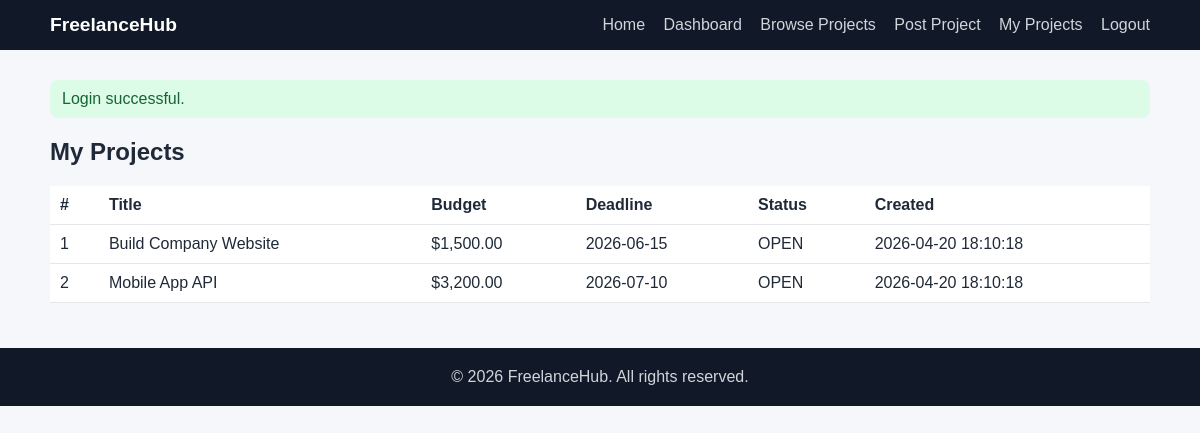
The page /my_projects.php (signed in) on the database its author committed.
### tables this page shows
CREATE TABLE projects (
    id INT UNSIGNED AUTO_INCREMENT PRIMARY KEY,
    title VARCHAR(180) NOT NULL,
    description TEXT NOT NULL,
    budget DECIMAL(12,2) NOT NULL,
    deadline DATE NOT NULL,
    skills_required VARCHAR(255) DEFAULT NULL,
    status ENUM('open', 'closed') NOT NULL DEFAULT 'open',
    posted_by INT UNSIGNED NOT NULL,
    created_at TIMESTAMP DEFAULT CURRENT_TIMESTAMP,
    CONSTRAINT fk_projects_user FOREIGN KEY (posted_by) REFERENCES users(id) ON DELETE CASCADE
);

### config/database.php (called while the page is built, shortened)
<?php
function getDbConnection(): PDO
{
    static $pdo = null;
    if ($pdo instanceof PDO) {
        return $pdo;
    }
    $dsn = 'mysql:host=' . DB_HOST . ';dbname=' . DB_NAME . ';charset=utf8mb4';
    $pdo = new PDO($dsn, DB_USER, DB_PASS, [
        PDO::ATTR_ERRMODE => PDO::ERRMODE_EXCEPTION,
        PDO::ATTR_DEFAULT_FETCH_MODE => PDO::FETCH_ASSOC,
    ]);
    return $pdo;
}

### includes/auth.php (called while the page is built, shortened)
<?php
require_once __DIR__ . '/../config/database.php';
function h(?string $value): string
{
    return htmlspecialchars((string)$value, ENT_QUOTES, 'UTF-8');
}
function currentUser(): ?array
{
    static $user = null;
    if ($user !== null) {
        return $user;
    }
    $stmt = getDbConnection()->prepare('SELECT id, full_name, email, role, created_at FROM users WHERE id = :id LIMIT 1');
    $stmt->execute(['id' => $_SESSION['user_id']]);
    $user = $stmt->fetch() ?: null;
    return $user;
}
function isLoggedIn(): bool
{
    return currentUser() !== null;
}
function requireLogin(): void
{
    if (!isLoggedIn()) {
        header('Location: login.php');
        exit;
    }
}
function flash(string $key, ?string $value = null): ?string
{
    if (!isset($_SESSION['_flash'][$key])) {
        return null;
    }
    $message = $_SESSION['_flash'][$key];
    return $message;
}

### public/my_projects.php (the view, shortened to what this page needs)
<?php
require_once __DIR__ . '/../includes/auth.php';
requireLogin();
$user = currentUser();
$pdo = getDbConnection();
$stmt = $pdo->prepare('SELECT id, title, budget, deadline, status, created_at FROM projects WHERE posted_by = :posted_by ORDER BY created_at DESC');
$stmt->execute(['posted_by' => $user['id']]);
$projects = $stmt->fetchAll();
require_once __DIR__ . '/../includes/header.php';
?>
<h2>My Projects</h2>
<div class="table-wrap">
    <table>
        <thead>
        <tr>
            <th>#</th>
            <th>Title</th>
            <th>Budget</th>
            <th>Deadline</th>
            <th>Status</th>
            <th>Created</th>
        </tr>
        </thead>
        <tbody>
        <?php if (!$projects): ?>
            <tr><td colspan="6">You have not posted any projects yet.</td></tr>
        <?php else: ?>
            <?php foreach ($projects as $project): ?>
                <tr>
                    <td><?= (int)$project['id'] ?></td>
                    <td><?= h($project['title']) ?></td>
                    <td>$<?= number_format((float)$project['budget'], 2) ?></td>
                    <td><?= h($project['deadline']) ?></td>
                    <td><?= h(strtoupper($project['status'])) ?></td>
                    <td><?= h($project['created_at']) ?></td>
                </tr>
            <?php endforeach; ?>
        <?php endif; ?>
        </tbody>
    </table>
</div>
<?php require_once __DIR__ . '/../includes/footer.php'; ?>

### includes/header.php (shortened to what this page needs)
<?php
require_once __DIR__ . '/auth.php';
$user = currentUser();
?>
<!doctype html>
<html lang="en">
<head>
    <link rel="stylesheet" href="../assets/css/style.css">
</head>
<body>
<header class="topbar">
    <div class="container nav">
        <a href="index.php" class="brand">FreelanceHub</a>
        <nav>
            <a href="index.php">Home</a>
            <?php if ($user): ?>
                <a href="dashboard.php">Dashboard</a>
                <a href="all_projects.php">Browse Projects</a>
                <a href="post_project.php">Post Project</a>
                <a href="my_projects.php">My Projects</a>
                <a href="logout.php">Logout</a>
            <?php else: ?>
                <a href="login.php">Login</a>
                <a href="register.php">Register</a>
            <?php endif; ?>
        </nav>
    </div>
</header>
<main class="container">
<?php if ($message = flash('success')): ?>
    <div class="alert success"><?= h($message) ?></div>
<?php endif; ?>

### includes/footer.php
</main>
<footer class="footer">
    <div class="container">© <?= date('Y') ?> FreelanceHub. All rights reserved.</div>
</footer>
</body>
</html>

### assets/css/style.css (style rules this page uses)
* { box-sizing: border-box; }
body { margin: 0; font-family: Arial, Helvetica, sans-serif; background: #f6f7fb; color: #1f2937; }
.container { width: min(1100px, 92%); margin: 0 auto; }
.topbar { background: #111827; color: #fff; padding: 14px 0; }
.nav { display: flex; justify-content: space-between; align-items: center; gap: 12px; }
.brand { color: #fff; text-decoration: none; font-weight: 700; font-size: 1.2rem; }
nav a { color: #d1d5db; margin-left: 14px; text-decoration: none; }
main { padding: 30px 0 45px; }
.alert { padding: 10px 12px; border-radius: 8px; margin-bottom: 10px; }
.alert.success { background: #dcfce7; color: #166534; }
.table-wrap { overflow-x: auto; }
table { width: 100%; border-collapse: collapse; background: #fff; }
th, td { border-bottom: 1px solid #e5e7eb; text-align: left; padding: 10px; }
.footer { background: #111827; color: #d1d5db; padding: 20px 0; text-align: center; }

### rows shown on the page
projects: id "1", title "Build Company Website", budget "1,500.00", deadline "2026-06-15", status "OPEN", created_at "2026-04-20 18:10:18"
projects: id "2", title "Mobile App API", budget "3,200.00", deadline "2026-07-10", status "OPEN", created_at "2026-04-20 18:10:18"

### other values the page prints
$message "Login successful."
